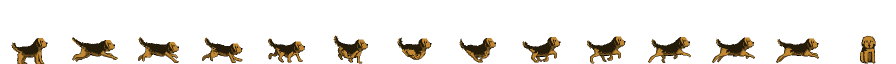
#> input picture shrimp-home-proto/pixel-src/dog-updown/dog-14.png, 1792 x 128 px (shown at 1/2 size)
$ python head2.py
#> lines starting #> are read from the running program, lines starting #| are printed output that depends on the picture
### shrimp-home-proto/pixel-src/dog-updown/common.py
from PIL import Image
import os
SRC=os.path.join(os.path.dirname(os.path.abspath(__file__)),'dog-14.png')
PAL={'D':(36,27,11),'T':(195,137,50),'M':(119,84,32),'K':(79,57,22),'B':(22,16,0),'N':(0,0,0),'k':(59,43,17)}
INV={v:k for k,v in PAL.items()}
def load_frame(i):
    im=Image.open(SRC).convert('RGBA')
    return im.crop((i*128,0,i*128+128,128))
def to_grid(fr):
    """frame -> dict {(x,y):letter} for opaque pixels (alpha>0), letters by nearest palette"""
    px=fr.load();g={}
    for y in range(fr.size[1]):
        for x in range(fr.size[0]):
            p=px[x,y]
            if p[3]<128:continue
            c=p[:3]
            if c in INV:g[(x,y)]=INV[c]
            else:
                # nearest palette colour
                best=min(PAL.items(),key=lambda kv:sum((a-b)**2 for a,b in zip(kv[1],c)))
                g[(x,y)]=best[0]
    return g
# [7 lines left out: function put, not called in this run]
def render(g,size=(128,128)):
    im=Image.new('RGBA',size,(0,0,0,0));px=im.load()
    for (x,y),ch in g.items():
        if 0<=x<size[0] and 0<=y<size[1]:px[x,y]=PAL[ch]+(255,)
    return im
# [5 lines left out: function dump, not called in this run]
def preview(frames,path,z=6,bg=(200,220,190,255),crop=(40,64,104,128),cols=None):
    cw,ch=crop[2]-crop[0],crop[3]-crop[1]
    cols=cols or len(frames)
    rows=(len(frames)+cols-1)//cols
    sheet=Image.new('RGBA',(cols*cw*z+(cols+1)*4,rows*ch*z+(rows+1)*4),(160,170,150,255))
    for k,f in enumerate(frames):
        c=Image.new('RGBA',(cw,ch),bg);c.alpha_composite(f.crop(crop))
        sheet.paste(c.resize((cw*z,ch*z),Image.NEAREST),(4+(k%cols)*(cw*z+4),4+(k//cols)*(ch*z+4)))
    sheet.save(path)

### shrimp-home-proto/pixel-src/dog-updown/front_sym.py
# Walking toward you, seen a little from above: her face made symmetric (her right half mirrored), the chest
# and front legs the same way, the dark back showing behind the head and the tail up behind it.
import sys,os,math;sys.path.insert(0,os.path.dirname(os.path.abspath(__file__)))
from common import *
sit=to_grid(load_frame(13))
#> in load_frame, im is the input picture: PIL image 1792x128 RGBA; mean R, G, B, A 10.9, 7.7, 2.9, 29.9
#> in load_frame, `return im.crop((i*128,0,i*128+128,128))`:
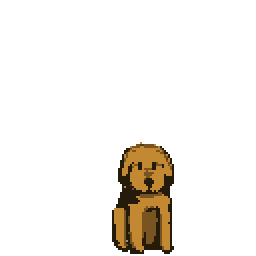
#> returned value: PIL image 128x128 RGBA (shown 2 times larger); mean R, G, B, A 11.3, 8, 3, 22.5; transparent parts drawn white
#> after the loop in to_grid, `for y in range(fr.size[1]):`: g = 1448 items
#> sit = 1448 items
CX=147  # mirror: x -> CX - x (the face's middle is between x 73 and 74)
def sym_rows(y0,y1,xmin=74):
    g={}
    for (x,y),c in sit.items():
        if y0<=y<=y1 and x>=xmin:
            g[(x,y)]=c;g[(CX-x,y)]=c
    return g
HEAD=sym_rows(71,95)
#> the loop in sym_rows, `for (x,y),c in sit.items():` made 1448 passes
#> (x, y, c) on passes 1 to 3: (70, 71, 'T'), (68, 72, 'M'), (69, 72, 'M')
#> after the loop in sym_rows, `for (x,y),c in sit.items():`: g = 542 items
#> HEAD = 542 items
HEAD.pop((CX-74,71),None);HEAD.pop((74,71),None)   # one tuft, not two
CHEST=sym_rows(96,103)
#> the loop in sym_rows (call 2), `for (x,y),c in sit.items():` made 1448 passes
#> CHEST = 186 items
# front leg: her right front leg (x 78-86), mirrored for the left
def leg_cols():
    rows={}
    for y in range(104,127):
        rows[y]=[sit.get((x,y)) for x in range(78,87)]
    return rows
LEG=leg_cols()
#> after the loop in leg_cols, `for y in range(104,127):`: rows = 23 items
#> LEG = 23 items
# [12 lines left out: functions leg_rows, paste, not called in this run]
TAIL=[
 "...DD...",
 "..DTD...",
 "..DDTD..",
 ".TDDDT..",
 ".DDDDTD.",
 "TDDDDDT.",
 "TDDDDDMT",
 "MDDDDDDT",
 "TDDDDDDM",
 ".TDDDDT.",
 ".MDDDDT.",
 "..DDDD..",
 "..DDDD..",
]
# the back behind the head: a dark rounded hump, a little lighter along the spine
HUMP=[
 ".......DDDDDDDD.......",
 ".....DDKKKKKKKKDD.....",
 "....DKKDDDDDDDDKKD....",
 "...DKDDDDDDDDDDDDKD...",
 "..DKDDDDDDDDDDDDDDKD..",
 "..DDDDDDDDDDDDDDDDDD..",
 ".DDDDDDDDDDDDDDDDDDDD.",
 ".DDDDDDDDDDDDDDDDDDDD.",
 ".DDDDDDDDDDDDDDDDDDDD.",
 "DDDDDDDDDDDDDDDDDDDDDD",
 "DDDDDDDDDDDDDDDDDDDDDD",
 "DDDDDDDDDDDDDDDDDDDDDD",
 "DDDDDDDDDDDDDDDDDDDDDD",
]
# [31 lines left out: function front_frame, not called in this run]
LIFT_A=[0,0,0,0,2,5,4,1];LIFT_B=[2,5,4,1,0,0,0,0];BOB=[0,-1,-1,0,0,-1,-1,0]
WAG=[-3,-2,0,2,3,2,0,-2]
def frames():
    out=[render(front_frame(LIFT_A[k],LIFT_B[k],round(LIFT_B[k]*0.6),round(LIFT_A[k]*0.6),BOB[k],WAG[k])) for k in range(8)]
    return out,render(front_frame(0,0,0,0,0,0))
# [4 lines that do not run on import are left out]

### shrimp-home-proto/pixel-src/dog-updown/head2.py
# Her dog's head walking toward you, tipped down a little: the same size as her head, with more of the top
# showing and the eyes, nose and muzzle lower. Upper case is the face; lower case is the ear (d dark, t tan
# stripe, m mid), which swings out a little with each step.
import sys,os;sys.path.insert(0,os.path.dirname(os.path.abspath(__file__)))
from common import *
HALF=[  # x 61..73, mirrored to x 74..86
 ".........DDDD",   # 0  the crown
 "......DDDMMMM",   # 1
 ".....DMMTTTTT",   # 2
 "....DMTTTTTTT",   # 3
 "...DMTTTTTTTT",   # 4
 "..dddTTTTTTTT",   # 5  the ear root
 ".dtmddTTTTTTT",   # 6
 ".dtmddTTTTTTT",   # 7
 "dttmddTTTTTTT",   # 8
 "dtmdddTTTTTTT",   # 9
 "dtmdddTTTTTTT",   # 10
 "dtmdddTTTTTTT",   # 11
 "dtmdddTTMDDTT",   # 12 eyes, 2 x 3, the brow beside each
 "dttdddTTTDDTM",   # 13 the bridge of the nose
 "dtmdddTTTDDTM",   # 14
 "dtmdddMTTTTTM",   # 15
 "dtmdddTTTTTTT",   # 16
 ".dtdddTTTTTDD",   # 17 the nose
 ".dtdddMTTTDDD",   # 18
 ".dmddDTTTTTDD",   # 19
 "..dddDMTTTTTM",   # 20 the muzzle
 "...dd.DMTTTTT",   # 21
 ".......DDMMTT",   # 22
 ".........DDDD",   # 23 the chin, tucked
]
X0=61
def head(y0,flap=(0,0)):
    g={}
    for j,row in enumerate(HALF):
        for side in (0,1):
            op=flap[side]
            sw=0 if j<11 else op if j<16 else (op+1 if op else 0)
            for i,ch in enumerate(row):
                if ch=='.':continue
                x=X0+i
                if ch.islower():
                    x-=sw
                    c=ch.upper()
                else:c=ch
                if side:x=147-x
                if ch.islower() or (x,y0+j) not in g:g[(x,y0+j)]=c
            # where the ear swung away, the cheek shows in shadow
            if sw:
                inner=[X0+i for i,ch in enumerate(row) if ch.islower()]
                if inner:
                    for k in range(sw):
                        x=max(inner)-k
                        xx=x if not side else 147-x
                        if g.get((xx,y0+j)) in (None,'D') :g[(xx,y0+j)]='M'
    return g
if __name__=='__main__':
    import front_sym as F
    old={(x,y+5):c for (x,y),c in F.HEAD.items()}
    preview([load_frame(13),render(old),render(head(77)),render(head(77,(1,1)))],os.path.join(os.path.dirname(os.path.abspath(__file__)),'out','head2.png'),z=9,crop=(54,70,94,104))
#> in render, `im = Image.new('RGBA', size, (0, 0, 0, 0))`: im: PIL image 128x128 RGBA; every value is 0
#> after the loop in head, `for j,row in enumerate(HALF):`: g = 512 items
#> the loop in render (call 2), `for (x,y),ch in g.items():` made 512 passes
#> (x, y, ch) on passes 1 to 3: (70, 77, 'D'), (71, 77, 'D'), (72, 77, 'D')
#> in preview, `cw,ch=crop[2]-crop[0],crop[3]-crop[1]`: cw = 40; ch = 34
#> in preview, `cols=cols or len(frames)`: cols = 4
#> in preview, `rows=(len(frames)+cols-1)//cols`: rows = 1
#> in preview, `sheet=Image.new('RGBA',(cols*cw*z+(cols+1)*4,rows*ch*z+(rows+1)*4),(16..`:
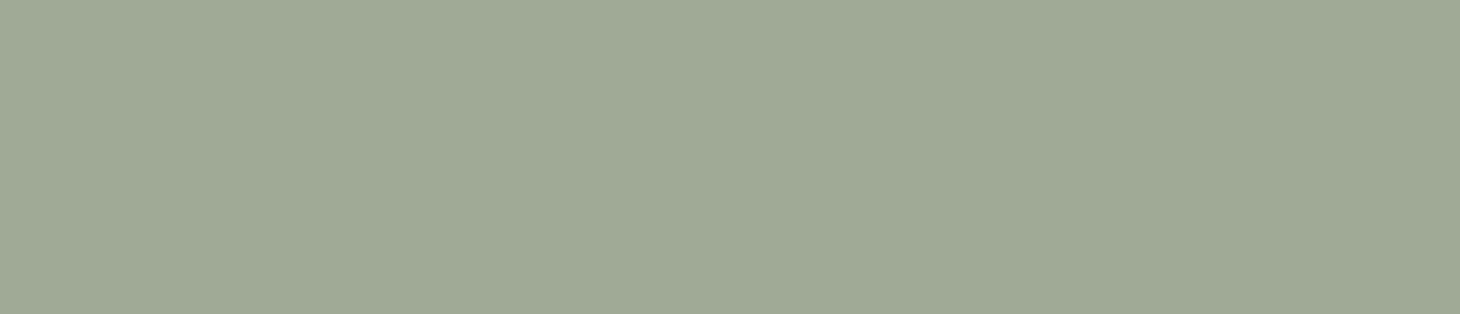
#> sheet: PIL image 1460x314 RGBA; mean R, G, B, A 160, 170, 150, 255
#> the loop in preview, `for k,f in enumerate(frames):` made 4 passes
#> pass 1, in preview, `c = Image.new('RGBA', (cw, ch), bg)`:
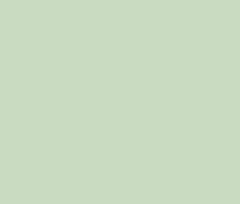
#> c: PIL image 40x34 RGBA (shown 6 times larger); mean R, G, B, A 200, 220, 190, 255
#> after the loop in preview, `for k,f in enumerate(frames):`:
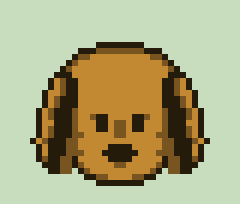
#> c: PIL image 40x34 RGBA (shown 6 times larger); mean R, G, B, A 171.2, 168.1, 127.3, 255
#> after the loop in preview, `for k,f in enumerate(frames):`:
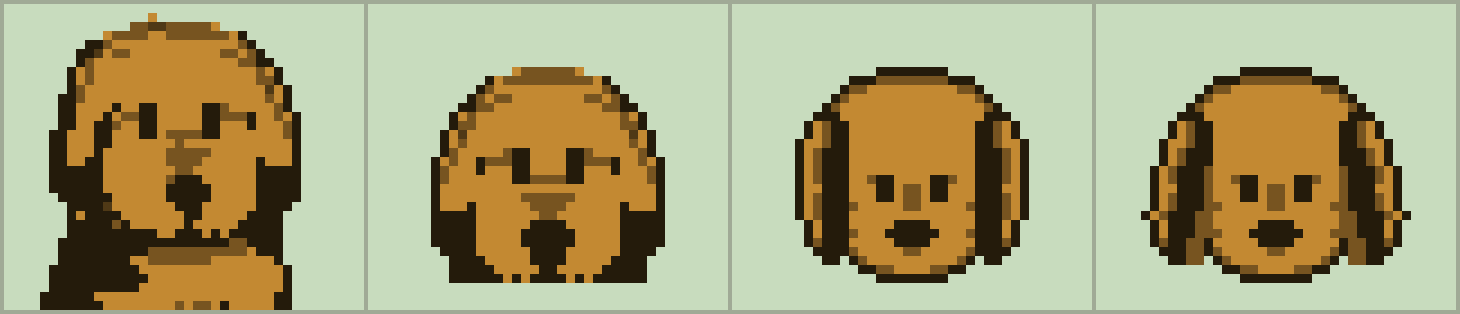
#> sheet: PIL image 1460x314 RGBA; mean R, G, B, A 169.3, 164.1, 122.5, 255
